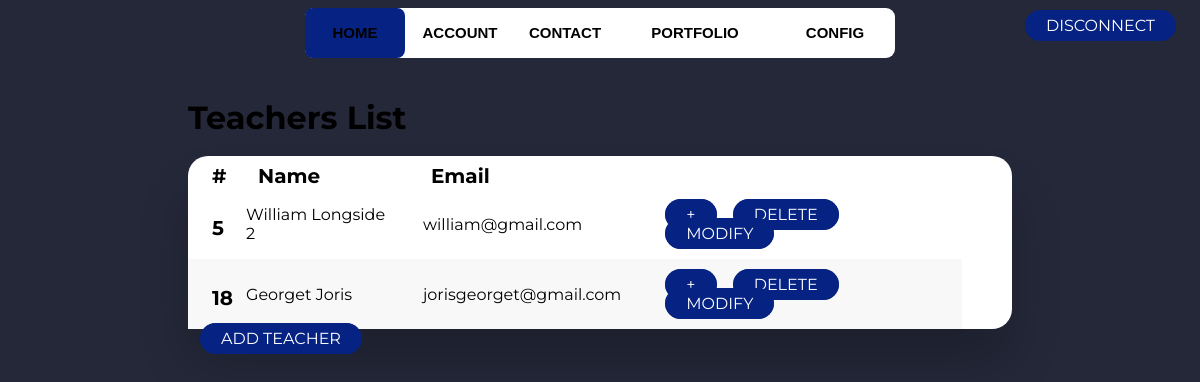
Page /webapp/index.php?action=TeachersController (signed in) on the committed database.
### tables this page shows
CREATE TABLE IF NOT EXISTS `user` (
  `id` int NOT NULL AUTO_INCREMENT,
  `email` varchar(100) NOT NULL,
  `password` varchar(100) NOT NULL,
  `name` varchar(100) NOT NULL,
  `type` enum('student','admin','teacher') NOT NULL,
  `class` int DEFAULT NULL,
  PRIMARY KEY (`id`)
);

### webapp/controller/TeachersController.php (called while the page is built, shortened)
<?php
require_once('model/TeachersConnexion.php');
class TeachersView
{
	public function listall(){
		include VIEWS.DS.'template.php';
	}
}
class TeachersController{
	public function viewpublic(){
		$hv= new TeachersView();
		$hv->listall();
	}
}
?>

### webapp/model/TeachersConnexion.php (called while the page is built, shortened)
<?php
class TeachersConnexion
{
  public function listallTeachers(){
    $db = new PDO('mysql:host=localhost;dbname=loginsystem','root','');
    $sql = "SELECT id, name, email FROM user
            WHERE type = 'teacher'";
    $result = $db->prepare($sql);
    $result->execute();
    return $result;
  }
}
?>

### webapp/views/Teacherslist.php (the view)
 <div class='table-wrapper'>
 <h1>Teachers List</h1>
 <br>
<table class='fl-table'>
    <thead>
        <tr class='row'>
            <th scope="col">#</th>
            <th scope="col">Name</th>
            <th scope="col">Email</th>
            <th scope="col"></th>
            <th scope="col"></th>
            <th scope="col"></th>
        </tr>
    </thead>
    <tbody>
        <?php
            $res=$c->listallTeachers();
            while($row =$res->fetch()){
              echo'
              <tr class="row">
              <th scope ="row">'.$row['id'].'</th>
              <td>'.$row['name'].'</td>
              <td>'.$row['email'].'</td><td>';
              echo '<a class="viewbtn" href="'.URL_BASE.'/index.php?action=TeachersController&method=viewdetail&id='.$row['id'].'">+</a>
              <a class="delButton" href="'.URL_BASE.'/index.php?action=TeachersController&method=delete&id='.$row['id'].'">Delete</a>
              <a class="modifButton" href="'.URL_BASE.'/index.php?action=TeachersController&method=modify&id='.$row['id'].'">Modify</a></td>
              </tr>';
            }
        ?>
    </tbody>
</table>
<a class='viewbtn' href='<?php echo URL_BASE.'/index.php?action=TeachersController&method=viewcreate';?>' >Add Teacher</a>
</div>

### webapp/views/_common/css/login.css (style rules this page uses)
* { box-sizing: border-box; }
h1 { font-weight: bold; margin: 0; }

### webapp/views/_common/css/navbar.css (style rules this page uses)
a:nth-child(1) { width: 100px; }
a:nth-child(2) { width: 110px; }
a:nth-child(3) { width: 100px; }
a:nth-child(4) { width: 160px; }

### webapp/views/_common/css/home.css (style rules this page uses)
body { background: #252839; font-family: 'Montserrat', sans-serif; }
.table-wrapper { margin:5vh 15vw 15vw; }
.fl-table { font-size: 1em; border-collapse: collapse; width: 100%; max-width: 100%; background-color: white; border-radius: 20px; box-shadow: 0px 35px 50px rgba( 0, 0, 0, 0.2 ); }
.fl-table th { font-size: 1.25em; border-collapse: collapse; text-align: left; padding-left: 2vw; padding-top: 1vh; }
.fl-table td { padding: 16px; border-collapse: collapse; }
.fl-table tr td:first-of-type { padding-left: 1vw; }
.fl-table .row:nth-child(even) { background: #F8F8F8; }
.modifButton, .delButton, .disButton, .viewbtn { border-radius: 20px; text-decoration: none; border: 1px solid #062384; background-color: #062384; color: #FFFFFF; font-size: 1em; font-weight: normal; letter-spacing: 0px; text-transform: uppercase; padding: 5px 20px; transition: transform 80ms ease-in; margin-left: 1vw; }

### rows in the picture
user: id "5", name "William Longside 2", email "william@gmail.com"
user: id "18", name "Georget Joris", email "jorisgeorget@gmail.com"
